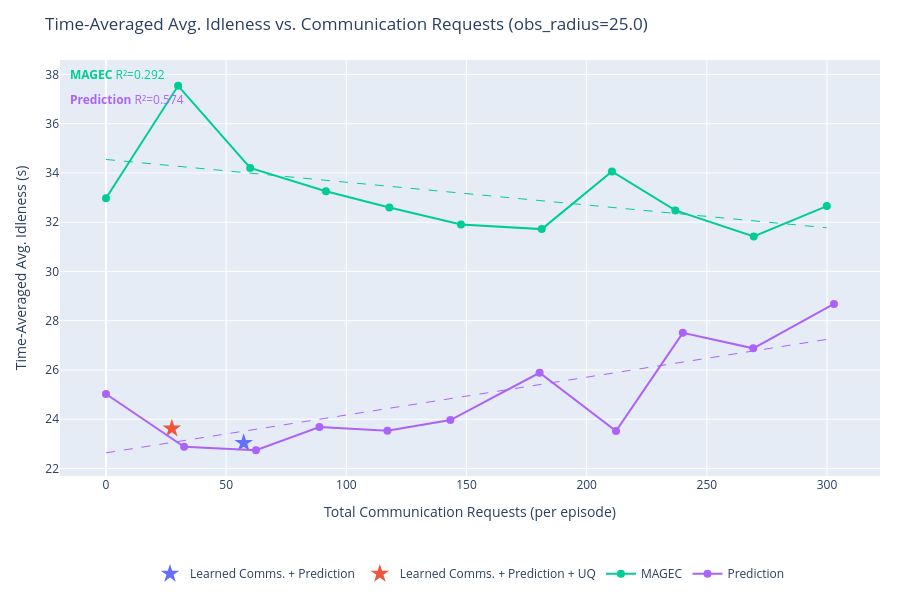
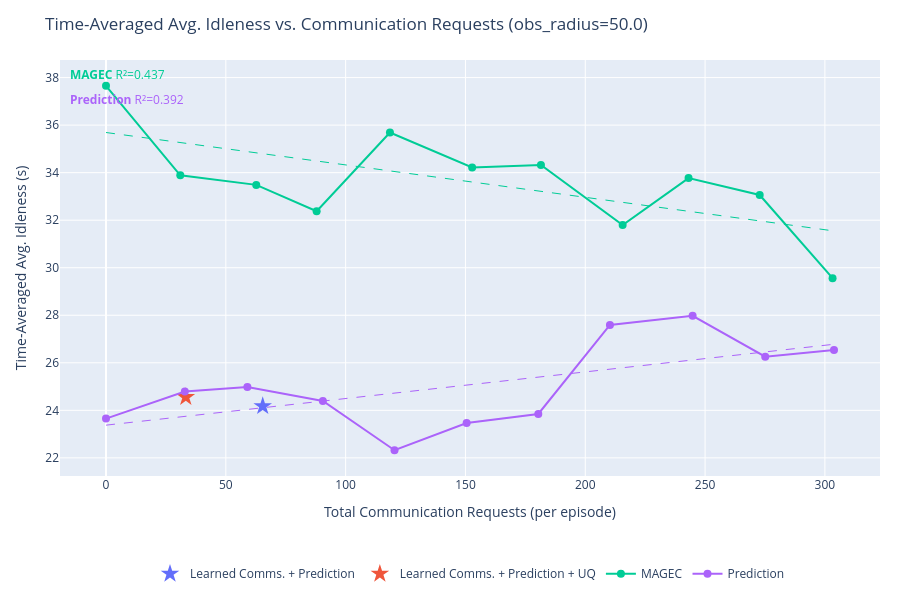
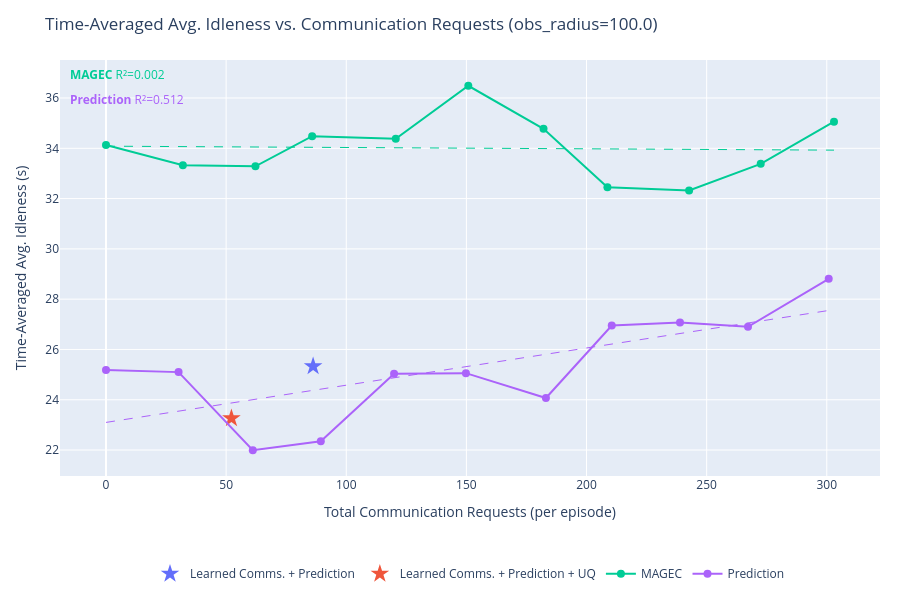
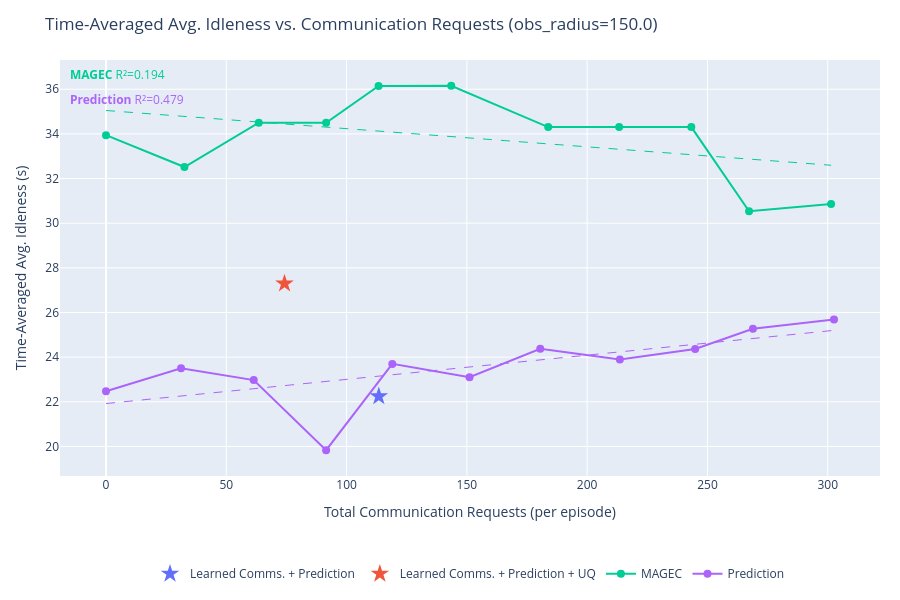

Here is the notebook cell these charts were saved with, in order:
### Code cell
import plotly.graph_objects as go
import plotly.express as px
import numpy as np

# SERIES_TO_PLOT = {"Learned Comms. + Prediction + UQ", "MAGEC"}
SERIES_TO_PLOT = None # Plot all

series_colors = {s: c for s, c in zip(output, px.colors.qualitative.Plotly)}


def get_requests(data):
    """Total communication requests per episode (mean over episodes)."""
    r = np.array(data['communication']['requests_made'][...])
    return float(np.mean(r.reshape(r.shape[0], -1).sum(axis=1)))


def get_idleness_mean(data):
    """Time-averaged avg. idleness, mean over episodes."""
    return float(np.mean(data['avg_idleness']))


def fit_ols_trendline(xs, ys):
    """
    Fit an OLS linear trendline y = a*x + b.
    Returns (x_smooth, y_smooth, r2).
    """
    xs, ys = np.array(xs, dtype=float), np.array(ys, dtype=float)
    coeffs = np.polyfit(xs, ys, 1)
    x_smooth = np.linspace(xs.min(), xs.max(), 200)
    y_smooth = np.polyval(coeffs, x_smooth)
    y_pred = np.polyval(coeffs, xs)
    ss_res = np.sum((ys - y_pred) ** 2)
    ss_tot = np.sum((ys - ys.mean()) ** 2)
    r2 = 1.0 - ss_res / ss_tot if ss_tot > 0 else float('nan')
    return x_smooth, y_smooth, r2


for obs_radius in obs_radii:
    fig = go.Figure()
    r2_annotations = []

    for series in output:
        if SERIES_TO_PLOT is not None and series not in SERIES_TO_PLOT:
            continue

        color = series_colors.get(series, '#888888')
        all_exps = list(output[series].keys())

        # Swept experiments: encoded as obs_radius_X_comms_Y
        swept_exps = sorted(
            [e for e in all_exps if f"obs_radius_{obs_radius:.1f}_comms_" in e],
            key=lambda e: float(e.split("_comms_")[1])
        )
        # Fixed (learned comms) experiments: encoded as obs_radius_X only
        fixed_exps = [e for e in all_exps if e == f"obs_radius_{obs_radius:.1f}"]

        if swept_exps:
            comms_ps = [float(e.split("_comms_")[1]) for e in swept_exps]
            xs = [get_requests(output[series][e]) for e in swept_exps]
            ys = [get_idleness_mean(output[series][e]) for e in swept_exps]

            fig.add_trace(go.Scatter(
                x=xs,
                y=ys,
                mode='lines+markers',
                name=series,
                line=dict(color=color),
                marker=dict(color=color, size=8),
                legendgroup=series,
                hovertemplate=[
                    f"{series}<br>comms_p={cp:.3f}<br>requests=%{{x:.1f}}<br>idleness=%{{y:.4f}}<extra></extra>"
                    for cp in comms_ps
                ],
            ))

            # OLS trendline
            if len(xs) >= 2:
                x_trend, y_trend, r2 = fit_ols_trendline(xs, ys)
                fig.add_trace(go.Scatter(
                    x=x_trend,
                    y=y_trend,
                    mode='lines',
                    name=f"{series} (fit)",
                    line=dict(color=color, dash='dash', width=1),
                    legendgroup=series,
                    showlegend=False,
                    hoverinfo='skip',
                ))
                r2_annotations.append(
                    dict(
                        text=f"<b>{series}</b> R²={r2:.3f}",
                        xref='paper', yref='paper',
                        x=0.01,
                        y=0.99 - len(r2_annotations) * 0.06,
                        xanchor='left', yanchor='top',
                        showarrow=False,
                        font=dict(color=color, size=12),
                    )
                )

        if fixed_exps:
            xs_f = [get_requests(output[series][e]) for e in fixed_exps]
            ys_f = [get_idleness_mean(output[series][e]) for e in fixed_exps]
            fig.add_trace(go.Scatter(
                x=xs_f,
                y=ys_f,
                mode='markers',
                name=series,
                marker=dict(color=color, size=14, symbol='star'),
                legendgroup=series,
                showlegend=len(swept_exps) == 0,
                hovertemplate=f"{series}<br>requests=%{{x:.1f}}<br>idleness=%{{y:.4f}}<extra></extra>",
            ))

    fig.update_layout(
        title=f"Time-Averaged Avg. Idleness vs. Communication Requests (obs_radius={obs_radius:.1f})",
        xaxis_title="Total Communication Requests (per episode)",
        yaxis_title="Time-Averaged Avg. Idleness (s)",
        height=600,
        hovermode='closest',
        autosize=True,
        margin=dict(l=60, r=20, t=60, b=120),
        legend=dict(orientation='h', yanchor='top', y=-0.2, xanchor='center', x=0.5),
        annotations=r2_annotations,
    )
    fig.show()

### Figure 1 — Plotly figure (JSON) as saved in the notebook; plotly's stock layout.template omitted (floating-point values rounded to 4 significant figures; data arrays with more than 128 entries replaced by an {"elided": "..."} marker saying what was removed)
{"data": [{"hovertemplate": "Learned Comms. + Prediction<br>requests=%{x:.1f}<br>idleness=%{y:.4f}<extra></extra>", "legendgroup": "Learned Comms. + Prediction", "marker": {"color": "#636EFA", "size": 14, "symbol": "star"}, "mode": "markers", "name": "Learned Comms. + Prediction", "showlegend": true, "type": "scatter", "x": [57.3], "y": [23.04]}, {"hovertemplate": "Learned Comms. + Prediction + UQ<br>requests=%{x:.1f}<br>idleness=%{y:.4f}<extra></extra>", "legendgroup": "Learned Comms. + Prediction + UQ", "marker": {"color": "#EF553B", "size": 14, "symbol": "star"}, "mode": "markers", "name": "Learned Comms. + Prediction + UQ", "showlegend": true, "type": "scatter", "x": [27.4], "y": [23.62]}, {"hovertemplate": ["MAGEC<br>comms_p=0.000<br>requests=%{x:.1f}<br>idleness=%{y:.4f}<extra></extra>", "MAGEC<br>comms_p=0.050<br>requests=%{x:.1f}<br>idleness=%{y:.4f}<extra></extra>", "MAGEC<br>comms_p=0.100<br>requests=%{x:.1f}<br>idleness=%{y:.4f}<extra></extra>", "MAGEC<br>comms_p=0.150<br>requests=%{x:.1f}<br>idleness=%{y:.4f}<extra></extra>", "MAGEC<br>comms_p=0.200<br>requests=%{x:.1f}<br>idleness=%{y:.4f}<extra></extra>", "MAGEC<br>comms_p=0.250<br>requests=%{x:.1f}<br>idleness=%{y:.4f}<extra></extra>", "MAGEC<br>comms_p=0.300<br>requests=%{x:.1f}<br>idleness=%{y:.4f}<extra></extra>", "MAGEC<br>comms_p=0.350<br>requests=%{x:.1f}<br>idleness=%{y:.4f}<extra></extra>", "MAGEC<br>comms_p=0.400<br>requests=%{x:.1f}<br>idleness=%{y:.4f}<extra></extra>", "MAGEC<br>comms_p=0.450<br>requests=%{x:.1f}<br>idleness=%{y:.4f}<extra></extra>", "MAGEC<br>comms_p=0.500<br>requests=%{x:.1f}<br>idleness=%{y:.4f}<extra></extra>"], "legendgroup": "MAGEC", "line": {"color": "#00CC96"}, "marker": {"color": "#00CC96", "size": 8}, "mode": "lines+markers", "name": "MAGEC", "type": "scatter", "x": [0, 30, 60, 91.5, 117.9, 147.7, 181.3, 210.5, 236.9, 269.5, 299.9], "y": [32.98, 37.54, 34.2, 33.26, 32.6, 31.91, 31.72, 34.06, 32.48, 31.42, 32.66]}, {"hoverinfo": "skip", "legendgroup": "MAGEC", "line": {"color": "#00CC96", "dash": "dash", "width": 1}, "mode": "lines", "name": "MAGEC (fit)", "showlegend": false, "type": "scatter", "x": {"elided": "200 float values"}, "y": {"elided": "200 float values"}}, {"hovertemplate": ["Prediction<br>comms_p=0.000<br>requests=%{x:.1f}<br>idleness=%{y:.4f}<extra></extra>", "Prediction<br>comms_p=0.050<br>requests=%{x:.1f}<br>idleness=%{y:.4f}<extra></extra>", "Prediction<br>comms_p=0.100<br>requests=%{x:.1f}<br>idleness=%{y:.4f}<extra></extra>", "Prediction<br>comms_p=0.150<br>requests=%{x:.1f}<br>idleness=%{y:.4f}<extra></extra>", "Prediction<br>comms_p=0.200<br>requests=%{x:.1f}<br>idleness=%{y:.4f}<extra></extra>", "Prediction<br>comms_p=0.250<br>requests=%{x:.1f}<br>idleness=%{y:.4f}<extra></extra>", "Prediction<br>comms_p=0.300<br>requests=%{x:.1f}<br>idleness=%{y:.4f}<extra></extra>", "Prediction<br>comms_p=0.350<br>requests=%{x:.1f}<br>idleness=%{y:.4f}<extra></extra>", "Prediction<br>comms_p=0.400<br>requests=%{x:.1f}<br>idleness=%{y:.4f}<extra></extra>", "Prediction<br>comms_p=0.450<br>requests=%{x:.1f}<br>idleness=%{y:.4f}<extra></extra>", "Prediction<br>comms_p=0.500<br>requests=%{x:.1f}<br>idleness=%{y:.4f}<extra></extra>"], "legendgroup": "Prediction", "line": {"color": "#AB63FA"}, "marker": {"color": "#AB63FA", "size": 8}, "mode": "lines+markers", "name": "Prediction", "type": "scatter", "x": [0, 32.5, 62.4, 88.8, 117.1, 143.3, 180.4, 212.2, 240, 269.3, 302.9], "y": [25.02, 22.88, 22.74, 23.69, 23.53, 23.97, 25.89, 23.52, 27.51, 26.88, 28.68]}, {"hoverinfo": "skip", "legendgroup": "Prediction", "line": {"color": "#AB63FA", "dash": "dash", "width": 1}, "mode": "lines", "name": "Prediction (fit)", "showlegend": false, "type": "scatter", "x": {"elided": "200 float values"}, "y": {"elided": "200 float values"}}], "layout": {"annotations": [{"font": {"color": "#00CC96", "size": 12}, "showarrow": false, "text": "<b>MAGEC</b> R²=0.292", "x": 0.01, "xanchor": "left", "xref": "paper", "y": 0.99, "yanchor": "top", "yref": "paper"}, {"font": {"color": "#AB63FA", "size": 12}, "showarrow": false, "text": "<b>Prediction</b> R²=0.574", "x": 0.01, "xanchor": "left", "xref": "paper", "y": 0.93, "yanchor": "top", "yref": "paper"}], "autosize": true, "height": 600, "hovermode": "closest", "legend": {"orientation": "h", "x": 0.5, "xanchor": "center", "y": -0.2, "yanchor": "top"}, "margin": {"b": 120, "l": 60, "r": 20, "t": 60}, "title": {"text": "Time-Averaged Avg. Idleness vs. Communication Requests (obs_radius=25.0)"}, "xaxis": {"title": {"text": "Total Communication Requests (per episode)"}}, "yaxis": {"title": {"text": "Time-Averaged Avg. Idleness (s)"}}}}

### Figure 2 — Plotly figure (JSON) as saved in the notebook; plotly's stock layout.template omitted (floating-point values rounded to 4 significant figures; data arrays with more than 128 entries replaced by an {"elided": "..."} marker saying what was removed)
{"data": [{"hovertemplate": "Learned Comms. + Prediction<br>requests=%{x:.1f}<br>idleness=%{y:.4f}<extra></extra>", "legendgroup": "Learned Comms. + Prediction", "marker": {"color": "#636EFA", "size": 14, "symbol": "star"}, "mode": "markers", "name": "Learned Comms. + Prediction", "showlegend": true, "type": "scatter", "x": [65.4], "y": [24.18]}, {"hovertemplate": "Learned Comms. + Prediction + UQ<br>requests=%{x:.1f}<br>idleness=%{y:.4f}<extra></extra>", "legendgroup": "Learned Comms. + Prediction + UQ", "marker": {"color": "#EF553B", "size": 14, "symbol": "star"}, "mode": "markers", "name": "Learned Comms. + Prediction + UQ", "showlegend": true, "type": "scatter", "x": [33.3], "y": [24.56]}, {"hovertemplate": ["MAGEC<br>comms_p=0.000<br>requests=%{x:.1f}<br>idleness=%{y:.4f}<extra></extra>", "MAGEC<br>comms_p=0.050<br>requests=%{x:.1f}<br>idleness=%{y:.4f}<extra></extra>", "MAGEC<br>comms_p=0.100<br>requests=%{x:.1f}<br>idleness=%{y:.4f}<extra></extra>", "MAGEC<br>comms_p=0.150<br>requests=%{x:.1f}<br>idleness=%{y:.4f}<extra></extra>", "MAGEC<br>comms_p=0.200<br>requests=%{x:.1f}<br>idleness=%{y:.4f}<extra></extra>", "MAGEC<br>comms_p=0.250<br>requests=%{x:.1f}<br>idleness=%{y:.4f}<extra></extra>", "MAGEC<br>comms_p=0.300<br>requests=%{x:.1f}<br>idleness=%{y:.4f}<extra></extra>", "MAGEC<br>comms_p=0.350<br>requests=%{x:.1f}<br>idleness=%{y:.4f}<extra></extra>", "MAGEC<br>comms_p=0.400<br>requests=%{x:.1f}<br>idleness=%{y:.4f}<extra></extra>", "MAGEC<br>comms_p=0.450<br>requests=%{x:.1f}<br>idleness=%{y:.4f}<extra></extra>", "MAGEC<br>comms_p=0.500<br>requests=%{x:.1f}<br>idleness=%{y:.4f}<extra></extra>"], "legendgroup": "MAGEC", "line": {"color": "#00CC96"}, "marker": {"color": "#00CC96", "size": 8}, "mode": "lines+markers", "name": "MAGEC", "type": "scatter", "x": [0, 31, 62.7, 87.9, 118.5, 152.8, 181.5, 215.6, 243.1, 272.8, 303.2], "y": [37.65, 33.89, 33.49, 32.38, 35.69, 34.22, 34.33, 31.8, 33.77, 33.06, 29.56]}, {"hoverinfo": "skip", "legendgroup": "MAGEC", "line": {"color": "#00CC96", "dash": "dash", "width": 1}, "mode": "lines", "name": "MAGEC (fit)", "showlegend": false, "type": "scatter", "x": {"elided": "200 float values"}, "y": {"elided": "200 float values"}}, {"hovertemplate": ["Prediction<br>comms_p=0.000<br>requests=%{x:.1f}<br>idleness=%{y:.4f}<extra></extra>", "Prediction<br>comms_p=0.050<br>requests=%{x:.1f}<br>idleness=%{y:.4f}<extra></extra>", "Prediction<br>comms_p=0.100<br>requests=%{x:.1f}<br>idleness=%{y:.4f}<extra></extra>", "Prediction<br>comms_p=0.150<br>requests=%{x:.1f}<br>idleness=%{y:.4f}<extra></extra>", "Prediction<br>comms_p=0.200<br>requests=%{x:.1f}<br>idleness=%{y:.4f}<extra></extra>", "Prediction<br>comms_p=0.250<br>requests=%{x:.1f}<br>idleness=%{y:.4f}<extra></extra>", "Prediction<br>comms_p=0.300<br>requests=%{x:.1f}<br>idleness=%{y:.4f}<extra></extra>", "Prediction<br>comms_p=0.350<br>requests=%{x:.1f}<br>idleness=%{y:.4f}<extra></extra>", "Prediction<br>comms_p=0.400<br>requests=%{x:.1f}<br>idleness=%{y:.4f}<extra></extra>", "Prediction<br>comms_p=0.450<br>requests=%{x:.1f}<br>idleness=%{y:.4f}<extra></extra>", "Prediction<br>comms_p=0.500<br>requests=%{x:.1f}<br>idleness=%{y:.4f}<extra></extra>"], "legendgroup": "Prediction", "line": {"color": "#AB63FA"}, "marker": {"color": "#AB63FA", "size": 8}, "mode": "lines+markers", "name": "Prediction", "type": "scatter", "x": [0, 32.9, 59, 90.5, 120.4, 150.5, 180.4, 210.3, 244.8, 275.1, 303.8], "y": [23.65, 24.79, 24.98, 24.39, 22.32, 23.47, 23.85, 27.59, 27.98, 26.26, 26.54]}, {"hoverinfo": "skip", "legendgroup": "Prediction", "line": {"color": "#AB63FA", "dash": "dash", "width": 1}, "mode": "lines", "name": "Prediction (fit)", "showlegend": false, "type": "scatter", "x": {"elided": "200 float values"}, "y": {"elided": "200 float values"}}], "layout": {"annotations": [{"font": {"color": "#00CC96", "size": 12}, "showarrow": false, "text": "<b>MAGEC</b> R²=0.437", "x": 0.01, "xanchor": "left", "xref": "paper", "y": 0.99, "yanchor": "top", "yref": "paper"}, {"font": {"color": "#AB63FA", "size": 12}, "showarrow": false, "text": "<b>Prediction</b> R²=0.392", "x": 0.01, "xanchor": "left", "xref": "paper", "y": 0.93, "yanchor": "top", "yref": "paper"}], "autosize": true, "height": 600, "hovermode": "closest", "legend": {"orientation": "h", "x": 0.5, "xanchor": "center", "y": -0.2, "yanchor": "top"}, "margin": {"b": 120, "l": 60, "r": 20, "t": 60}, "title": {"text": "Time-Averaged Avg. Idleness vs. Communication Requests (obs_radius=50.0)"}, "xaxis": {"title": {"text": "Total Communication Requests (per episode)"}}, "yaxis": {"title": {"text": "Time-Averaged Avg. Idleness (s)"}}}}

### Figure 3 — Plotly figure (JSON) as saved in the notebook; plotly's stock layout.template omitted (floating-point values rounded to 4 significant figures; data arrays with more than 128 entries replaced by an {"elided": "..."} marker saying what was removed)
{"data": [{"hovertemplate": "Learned Comms. + Prediction<br>requests=%{x:.1f}<br>idleness=%{y:.4f}<extra></extra>", "legendgroup": "Learned Comms. + Prediction", "marker": {"color": "#636EFA", "size": 14, "symbol": "star"}, "mode": "markers", "name": "Learned Comms. + Prediction", "showlegend": true, "type": "scatter", "x": [86.2], "y": [25.33]}, {"hovertemplate": "Learned Comms. + Prediction + UQ<br>requests=%{x:.1f}<br>idleness=%{y:.4f}<extra></extra>", "legendgroup": "Learned Comms. + Prediction + UQ", "marker": {"color": "#EF553B", "size": 14, "symbol": "star"}, "mode": "markers", "name": "Learned Comms. + Prediction + UQ", "showlegend": true, "type": "scatter", "x": [52.2], "y": [23.26]}, {"hovertemplate": ["MAGEC<br>comms_p=0.000<br>requests=%{x:.1f}<br>idleness=%{y:.4f}<extra></extra>", "MAGEC<br>comms_p=0.050<br>requests=%{x:.1f}<br>idleness=%{y:.4f}<extra></extra>", "MAGEC<br>comms_p=0.100<br>requests=%{x:.1f}<br>idleness=%{y:.4f}<extra></extra>", "MAGEC<br>comms_p=0.150<br>requests=%{x:.1f}<br>idleness=%{y:.4f}<extra></extra>", "MAGEC<br>comms_p=0.200<br>requests=%{x:.1f}<br>idleness=%{y:.4f}<extra></extra>", "MAGEC<br>comms_p=0.250<br>requests=%{x:.1f}<br>idleness=%{y:.4f}<extra></extra>", "MAGEC<br>comms_p=0.300<br>requests=%{x:.1f}<br>idleness=%{y:.4f}<extra></extra>", "MAGEC<br>comms_p=0.350<br>requests=%{x:.1f}<br>idleness=%{y:.4f}<extra></extra>", "MAGEC<br>comms_p=0.400<br>requests=%{x:.1f}<br>idleness=%{y:.4f}<extra></extra>", "MAGEC<br>comms_p=0.450<br>requests=%{x:.1f}<br>idleness=%{y:.4f}<extra></extra>", "MAGEC<br>comms_p=0.500<br>requests=%{x:.1f}<br>idleness=%{y:.4f}<extra></extra>"], "legendgroup": "MAGEC", "line": {"color": "#00CC96"}, "marker": {"color": "#00CC96", "size": 8}, "mode": "lines+markers", "name": "MAGEC", "type": "scatter", "x": [0, 32, 62.2, 85.8, 120.6, 150.8, 182.1, 208.7, 242.7, 272.5, 303], "y": [34.13, 33.32, 33.28, 34.48, 34.38, 36.49, 34.77, 32.45, 32.32, 33.38, 35.06]}, {"hoverinfo": "skip", "legendgroup": "MAGEC", "line": {"color": "#00CC96", "dash": "dash", "width": 1}, "mode": "lines", "name": "MAGEC (fit)", "showlegend": false, "type": "scatter", "x": {"elided": "200 float values"}, "y": {"elided": "200 float values"}}, {"hovertemplate": ["Prediction<br>comms_p=0.000<br>requests=%{x:.1f}<br>idleness=%{y:.4f}<extra></extra>", "Prediction<br>comms_p=0.050<br>requests=%{x:.1f}<br>idleness=%{y:.4f}<extra></extra>", "Prediction<br>comms_p=0.100<br>requests=%{x:.1f}<br>idleness=%{y:.4f}<extra></extra>", "Prediction<br>comms_p=0.150<br>requests=%{x:.1f}<br>idleness=%{y:.4f}<extra></extra>", "Prediction<br>comms_p=0.200<br>requests=%{x:.1f}<br>idleness=%{y:.4f}<extra></extra>", "Prediction<br>comms_p=0.250<br>requests=%{x:.1f}<br>idleness=%{y:.4f}<extra></extra>", "Prediction<br>comms_p=0.300<br>requests=%{x:.1f}<br>idleness=%{y:.4f}<extra></extra>", "Prediction<br>comms_p=0.350<br>requests=%{x:.1f}<br>idleness=%{y:.4f}<extra></extra>", "Prediction<br>comms_p=0.400<br>requests=%{x:.1f}<br>idleness=%{y:.4f}<extra></extra>", "Prediction<br>comms_p=0.450<br>requests=%{x:.1f}<br>idleness=%{y:.4f}<extra></extra>", "Prediction<br>comms_p=0.500<br>requests=%{x:.1f}<br>idleness=%{y:.4f}<extra></extra>"], "legendgroup": "Prediction", "line": {"color": "#AB63FA"}, "marker": {"color": "#AB63FA", "size": 8}, "mode": "lines+markers", "name": "Prediction", "type": "scatter", "x": [0, 30.2, 61.1, 89.4, 119.9, 149.8, 183.1, 210.5, 238.9, 267.2, 300.8], "y": [25.18, 25.1, 21.99, 22.35, 25.03, 25.06, 24.07, 26.95, 27.07, 26.9, 28.81]}, {"hoverinfo": "skip", "legendgroup": "Prediction", "line": {"color": "#AB63FA", "dash": "dash", "width": 1}, "mode": "lines", "name": "Prediction (fit)", "showlegend": false, "type": "scatter", "x": {"elided": "200 float values"}, "y": {"elided": "200 float values"}}], "layout": {"annotations": [{"font": {"color": "#00CC96", "size": 12}, "showarrow": false, "text": "<b>MAGEC</b> R²=0.002", "x": 0.01, "xanchor": "left", "xref": "paper", "y": 0.99, "yanchor": "top", "yref": "paper"}, {"font": {"color": "#AB63FA", "size": 12}, "showarrow": false, "text": "<b>Prediction</b> R²=0.512", "x": 0.01, "xanchor": "left", "xref": "paper", "y": 0.93, "yanchor": "top", "yref": "paper"}], "autosize": true, "height": 600, "hovermode": "closest", "legend": {"orientation": "h", "x": 0.5, "xanchor": "center", "y": -0.2, "yanchor": "top"}, "margin": {"b": 120, "l": 60, "r": 20, "t": 60}, "title": {"text": "Time-Averaged Avg. Idleness vs. Communication Requests (obs_radius=100.0)"}, "xaxis": {"title": {"text": "Total Communication Requests (per episode)"}}, "yaxis": {"title": {"text": "Time-Averaged Avg. Idleness (s)"}}}}

### Figure 4 — Plotly figure (JSON) as saved in the notebook; plotly's stock layout.template omitted (floating-point values rounded to 4 significant figures; data arrays with more than 128 entries replaced by an {"elided": "..."} marker saying what was removed)
{"data": [{"hovertemplate": "Learned Comms. + Prediction<br>requests=%{x:.1f}<br>idleness=%{y:.4f}<extra></extra>", "legendgroup": "Learned Comms. + Prediction", "marker": {"color": "#636EFA", "size": 14, "symbol": "star"}, "mode": "markers", "name": "Learned Comms. + Prediction", "showlegend": true, "type": "scatter", "x": [113.4], "y": [22.24]}, {"hovertemplate": "Learned Comms. + Prediction + UQ<br>requests=%{x:.1f}<br>idleness=%{y:.4f}<extra></extra>", "legendgroup": "Learned Comms. + Prediction + UQ", "marker": {"color": "#EF553B", "size": 14, "symbol": "star"}, "mode": "markers", "name": "Learned Comms. + Prediction + UQ", "showlegend": true, "type": "scatter", "x": [74.2], "y": [27.3]}, {"hovertemplate": ["MAGEC<br>comms_p=0.000<br>requests=%{x:.1f}<br>idleness=%{y:.4f}<extra></extra>", "MAGEC<br>comms_p=0.050<br>requests=%{x:.1f}<br>idleness=%{y:.4f}<extra></extra>", "MAGEC<br>comms_p=0.100<br>requests=%{x:.1f}<br>idleness=%{y:.4f}<extra></extra>", "MAGEC<br>comms_p=0.150<br>requests=%{x:.1f}<br>idleness=%{y:.4f}<extra></extra>", "MAGEC<br>comms_p=0.200<br>requests=%{x:.1f}<br>idleness=%{y:.4f}<extra></extra>", "MAGEC<br>comms_p=0.250<br>requests=%{x:.1f}<br>idleness=%{y:.4f}<extra></extra>", "MAGEC<br>comms_p=0.300<br>requests=%{x:.1f}<br>idleness=%{y:.4f}<extra></extra>", "MAGEC<br>comms_p=0.350<br>requests=%{x:.1f}<br>idleness=%{y:.4f}<extra></extra>", "MAGEC<br>comms_p=0.400<br>requests=%{x:.1f}<br>idleness=%{y:.4f}<extra></extra>", "MAGEC<br>comms_p=0.450<br>requests=%{x:.1f}<br>idleness=%{y:.4f}<extra></extra>", "MAGEC<br>comms_p=0.500<br>requests=%{x:.1f}<br>idleness=%{y:.4f}<extra></extra>"], "legendgroup": "MAGEC", "line": {"color": "#00CC96"}, "marker": {"color": "#00CC96", "size": 8}, "mode": "lines+markers", "name": "MAGEC", "type": "scatter", "x": [0, 32.6, 63.5, 91.5, 113.3, 143.5, 183.8, 213.3, 243.3, 267.3, 301.4], "y": [33.94, 32.52, 34.5, 34.5, 36.15, 36.16, 34.31, 34.31, 34.31, 30.53, 30.86]}, {"hoverinfo": "skip", "legendgroup": "MAGEC", "line": {"color": "#00CC96", "dash": "dash", "width": 1}, "mode": "lines", "name": "MAGEC (fit)", "showlegend": false, "type": "scatter", "x": {"elided": "200 float values"}, "y": {"elided": "200 float values"}}, {"hovertemplate": ["Prediction<br>comms_p=0.000<br>requests=%{x:.1f}<br>idleness=%{y:.4f}<extra></extra>", "Prediction<br>comms_p=0.050<br>requests=%{x:.1f}<br>idleness=%{y:.4f}<extra></extra>", "Prediction<br>comms_p=0.100<br>requests=%{x:.1f}<br>idleness=%{y:.4f}<extra></extra>", "Prediction<br>comms_p=0.150<br>requests=%{x:.1f}<br>idleness=%{y:.4f}<extra></extra>", "Prediction<br>comms_p=0.200<br>requests=%{x:.1f}<br>idleness=%{y:.4f}<extra></extra>", "Prediction<br>comms_p=0.250<br>requests=%{x:.1f}<br>idleness=%{y:.4f}<extra></extra>", "Prediction<br>comms_p=0.300<br>requests=%{x:.1f}<br>idleness=%{y:.4f}<extra></extra>", "Prediction<br>comms_p=0.350<br>requests=%{x:.1f}<br>idleness=%{y:.4f}<extra></extra>", "Prediction<br>comms_p=0.400<br>requests=%{x:.1f}<br>idleness=%{y:.4f}<extra></extra>", "Prediction<br>comms_p=0.450<br>requests=%{x:.1f}<br>idleness=%{y:.4f}<extra></extra>", "Prediction<br>comms_p=0.500<br>requests=%{x:.1f}<br>idleness=%{y:.4f}<extra></extra>"], "legendgroup": "Prediction", "line": {"color": "#AB63FA"}, "marker": {"color": "#AB63FA", "size": 8}, "mode": "lines+markers", "name": "Prediction", "type": "scatter", "x": [0, 31.2, 61.4, 91.5, 119, 151.1, 180.5, 213.6, 244.9, 268.9, 302.6], "y": [22.47, 23.51, 22.97, 19.83, 23.7, 23.1, 24.38, 23.89, 24.37, 25.27, 25.69]}, {"hoverinfo": "skip", "legendgroup": "Prediction", "line": {"color": "#AB63FA", "dash": "dash", "width": 1}, "mode": "lines", "name": "Prediction (fit)", "showlegend": false, "type": "scatter", "x": {"elided": "200 float values"}, "y": {"elided": "200 float values"}}], "layout": {"annotations": [{"font": {"color": "#00CC96", "size": 12}, "showarrow": false, "text": "<b>MAGEC</b> R²=0.194", "x": 0.01, "xanchor": "left", "xref": "paper", "y": 0.99, "yanchor": "top", "yref": "paper"}, {"font": {"color": "#AB63FA", "size": 12}, "showarrow": false, "text": "<b>Prediction</b> R²=0.479", "x": 0.01, "xanchor": "left", "xref": "paper", "y": 0.93, "yanchor": "top", "yref": "paper"}], "autosize": true, "height": 600, "hovermode": "closest", "legend": {"orientation": "h", "x": 0.5, "xanchor": "center", "y": -0.2, "yanchor": "top"}, "margin": {"b": 120, "l": 60, "r": 20, "t": 60}, "title": {"text": "Time-Averaged Avg. Idleness vs. Communication Requests (obs_radius=150.0)"}, "xaxis": {"title": {"text": "Total Communication Requests (per episode)"}}, "yaxis": {"title": {"text": "Time-Averaged Avg. Idleness (s)"}}}}
